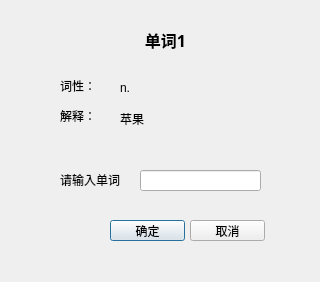
<?xml version="1.0" encoding="UTF-8"?>
<ui version="4.0">
 <class>text</class>
 <widget class="QDialog" name="text">
  <property name="geometry">
   <rect>
    <x>0</x>
    <y>0</y>
    <width>320</width>
    <height>282</height>
   </rect>
  </property>
  <property name="windowTitle">
   <string>Dialog</string>
  </property>
  <widget class="QLabel" name="label">
   <property name="geometry">
    <rect>
     <x>140</x>
     <y>20</y>
     <width>51</width>
     <height>41</height>
    </rect>
   </property>
   <property name="font">
    <font>
     <family>宋体</family>
     <pointsize>12</pointsize>
     <weight>75</weight>
     <bold>true</bold>
    </font>
   </property>
   <property name="text">
    <string>&lt;html&gt;&lt;head/&gt;&lt;body&gt;&lt;p&gt;单词1&lt;/p&gt;&lt;/body&gt;&lt;/html&gt;</string>
   </property>
   <property name="alignment">
    <set>Qt::AlignCenter</set>
   </property>
  </widget>
  <widget class="QLabel" name="label_2">
   <property name="geometry">
    <rect>
     <x>60</x>
     <y>170</y>
     <width>81</width>
     <height>21</height>
    </rect>
   </property>
   <property name="font">
    <font>
     <family>宋体</family>
     <pointsize>9</pointsize>
    </font>
   </property>
   <property name="text">
    <string>&lt;html&gt;&lt;head/&gt;&lt;body&gt;&lt;p&gt;请输入单词&lt;/p&gt;&lt;/body&gt;&lt;/html&gt;</string>
   </property>
  </widget>
  <widget class="QLineEdit" name="lineEdit_2">
   <property name="geometry">
    <rect>
     <x>140</x>
     <y>170</y>
     <width>121</width>
     <height>21</height>
    </rect>
   </property>
   <property name="font">
    <font>
     <family>宋体</family>
     <pointsize>9</pointsize>
    </font>
   </property>
  </widget>
  <widget class="QPushButton" name="btnOK">
   <property name="geometry">
    <rect>
     <x>110</x>
     <y>220</y>
     <width>75</width>
     <height>21</height>
    </rect>
   </property>
   <property name="font">
    <font>
     <family>宋体</family>
     <pointsize>9</pointsize>
    </font>
   </property>
   <property name="text">
    <string>确定</string>
   </property>
  </widget>
  <widget class="QPushButton" name="btnCancel">
   <property name="geometry">
    <rect>
     <x>190</x>
     <y>220</y>
     <width>75</width>
     <height>21</height>
    </rect>
   </property>
   <property name="font">
    <font>
     <family>宋体</family>
     <pointsize>9</pointsize>
    </font>
   </property>
   <property name="text">
    <string>取消</string>
   </property>
  </widget>
  <widget class="QLabel" name="label_3">
   <property name="geometry">
    <rect>
     <x>60</x>
     <y>80</y>
     <width>54</width>
     <height>12</height>
    </rect>
   </property>
   <property name="text">
    <string>词性：</string>
   </property>
  </widget>
  <widget class="QLabel" name="label_4">
   <property name="geometry">
    <rect>
     <x>60</x>
     <y>110</y>
     <width>54</width>
     <height>12</height>
    </rect>
   </property>
   <property name="text">
    <string>解释：</string>
   </property>
  </widget>
  <widget class="QLabel" name="label_5">
   <property name="geometry">
    <rect>
     <x>120</x>
     <y>80</y>
     <width>141</width>
     <height>16</height>
    </rect>
   </property>
   <property name="text">
    <string>n.</string>
   </property>
  </widget>
  <widget class="QLabel" name="label_6">
   <property name="geometry">
    <rect>
     <x>120</x>
     <y>110</y>
     <width>141</width>
     <height>51</height>
    </rect>
   </property>
   <property name="font">
    <font>
     <family>宋体</family>
    </font>
   </property>
   <property name="text">
    <string>苹果</string>
   </property>
   <property name="alignment">
    <set>Qt::AlignLeading|Qt::AlignLeft|Qt::AlignTop</set>
   </property>
  </widget>
 </widget>
 <resources/>
 <connections/>
</ui>
